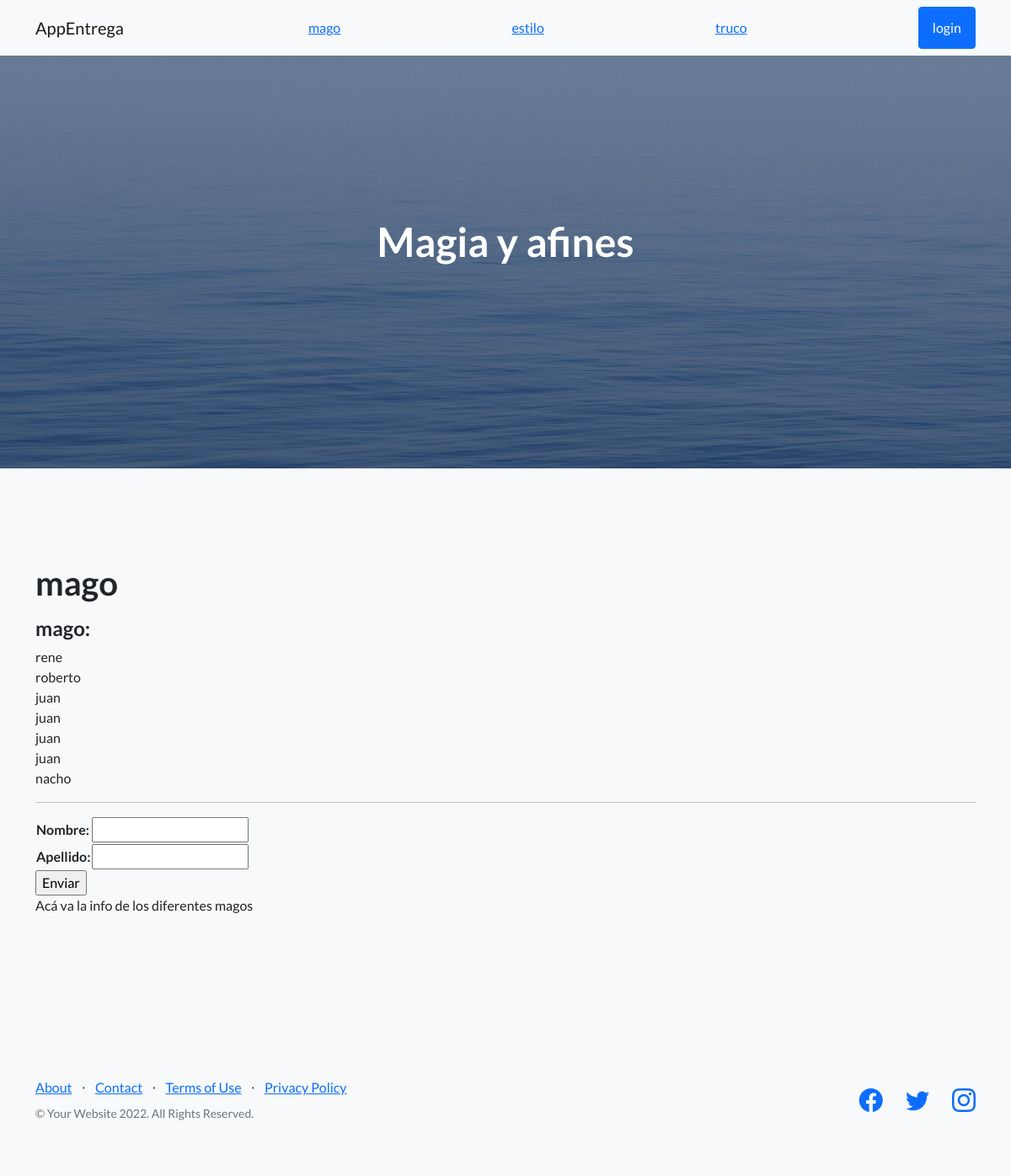
/AppEntrega/mago (signed in), run on the app's committed database.
### AppEntrega/models.py (models this page shows, shortened)
class Mago(models.Model):
    nombre= models.CharField(max_length=40)
    apellido= models.CharField(max_length=40)

### AppEntrega/views.py (the view)
# urls.py: path("mago", views.mago,name="mago"),
def mago (request):
    mi_mago=Mago.objects.all()
    if request.method =='POST':
        mi_formulario=MagoFormulario(request.POST)
        if mi_formulario.is_valid():
            informacion=mi_formulario.cleaned_data
            mago=Mago(nombre=informacion['nombre'], apellido=informacion['apellido'])
            mago.save()
            nuevo_mago={'nombre':informacion['nombre']}
            return render(request,'AppEntrega/mago.html', {'formulario_mago':mi_mago,
                                                            'nuevo_mago':nuevo_mago,
                                                            'mi_mago':mi_mago})
    else:
        mi_formulario=MagoFormulario()
    return render(request, "AppEntrega/mago.html", {'formulario_mago':mi_formulario,'mi_mago':mi_mago})

### AppEntrega/forms.py
class MagoFormulario(forms.Form):
    nombre= forms.CharField()
    apellido= forms.CharField()

### AppEntrega/templates/AppEntrega/mago.html (shortened to what this page needs)
{% extends "AppEntrega/padre.html" %}
{% block contenido %}
<section class="features-icons bg-light">
    <div class="container">
        <div class="row">
            <div class="col-lg-12">
                            <h1>mago</h1>
                            <h4>mago:</h4>
                            {% for mago in mi_mago %}
                            {{mago.nombre}} <br>
                            {% endfor %}
                            <hr>
                            <form action="{% url 'mago' %}" method="POST">
                                <table>
                                    {{formulario_mago.as_table}}
                                </table>
                                <input type="submit" value="Enviar">
                            <p>Acá va la info de los diferentes magos</p>
            </div>
        </div>
    </div>
</section>
{% endblock %}

### data on the page
Mago: nombre "rene"
Mago: nombre "roberto"
Mago: nombre "juan"
Mago: nombre "juan"
Mago: nombre "juan"
Mago: nombre "juan"
Mago: nombre "nacho"
